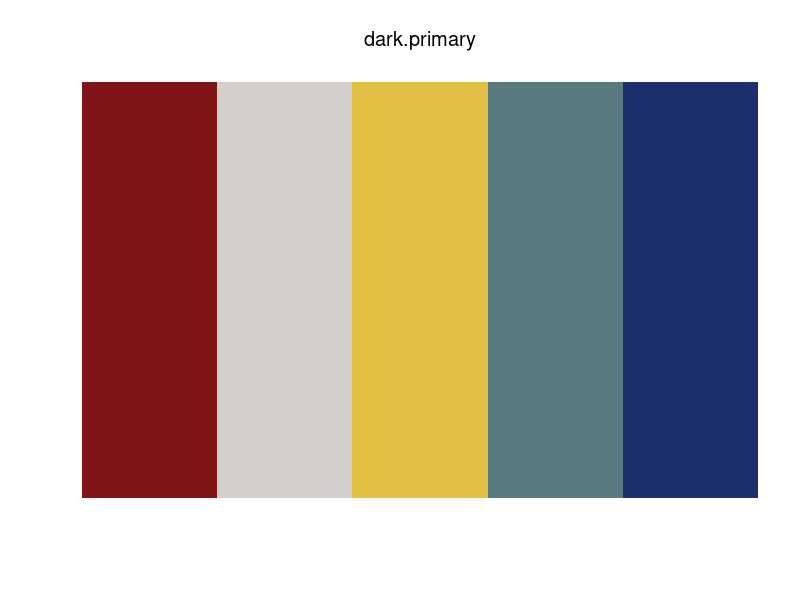
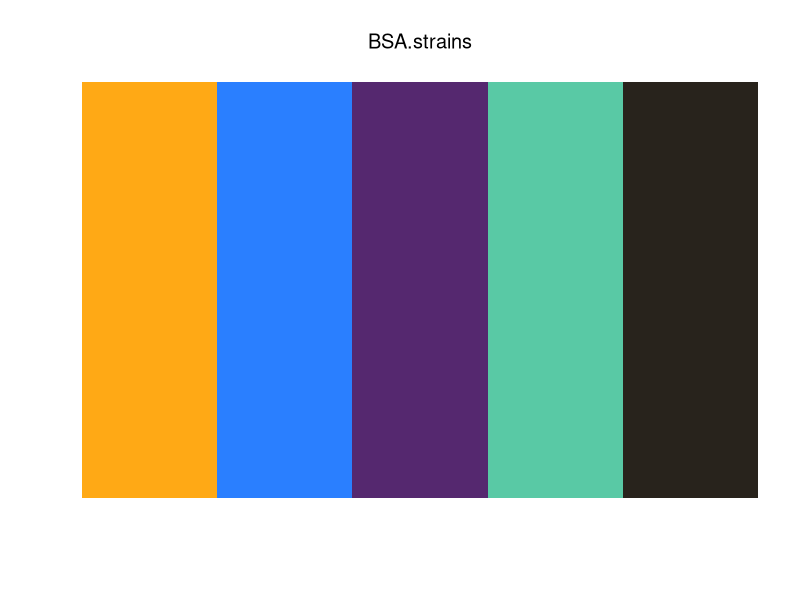

These figures' R source, in order:

# 2020-11-11 JCF

# Would like to start saving color palette library across projects, b/c choosing
#   colors is very time consuming.

# Will use this as a master file to save color palettes I use in publication figures.
#   Can source this file in other scripts and use palettes by name.

# Potential improvement: Maybe a function that would print all palette names or 
#   plot all palettes


# Function for visualizing palettes, for a given palette, plots image of all colors.
see_palette <- function(pal) {
  
  image(1:length(pal), 1, as.matrix(1:length(pal)), 
        col=pal,
        xlab="", ylab = "", xaxt = "n", yaxt = "n", bty = "n" , main=substitute(pal))
  
  
  }


# Color palette generator I like:
# https://coolors.co/801515-d3d0cb-e2c044-587b7f-1d2f6f

# Color palette used for SV fig
dark.primary <-  c("#801515", "#D3D0CB", "#E2C044", "#587B7F", "#1D2F6F")


# Color palette used for BSA strains
# KS17-R. IsoCS, 
BSA.strains <-  c("#FFA915", "#2A7FFF", "#55286F", "#59C9A5", "#28231C")




see_palette(dark.primary)


see_palette(BSA.strains)
